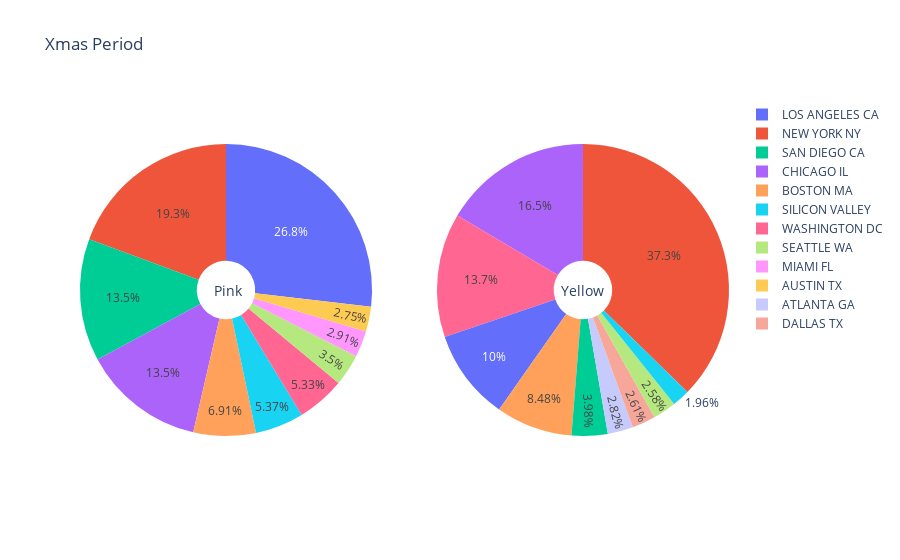

Notebook code cell kept with this figure:
### Code cell
# Create subplots: use 'domain' type for Pie subplot
fig = make_subplots(rows=1, cols=2, specs=[[{'type':'domain'}, {'type':'domain'}]])
fig.add_trace(go.Pie(labels=labelp, values=Xmas_pink[:10], name="Pink Cab"),
              1, 1)
fig.add_trace(go.Pie(labels=labely, values=Xmas_yellow[:10], name="Yellow Cab"),
              1, 2)

# Use `hole` to create a donut-like pie chart
fig.update_traces(hole=.2, hoverinfo="label+percent+name")

fig.update_layout(
    title_text=" Xmas Period",
    # Add annotations in the center of the donut pies.
    annotations=[dict(text='Pink', x=0.204, y=0.5, font_size=14, showarrow=False),
                 dict(text='Yellow', x=0.81, y=0.5, font_size=14, showarrow=False)])
fig.show()

### Figure 1 — Plotly figure (JSON) as saved in the notebook; plotly's stock layout.template omitted (floating-point values rounded to 4 significant figures)
{"data": [{"domain": {"x": [0, 0.45], "y": [0, 1]}, "hole": 0.2, "hoverinfo": "label+percent+name", "labels": ["LOS ANGELES CA", "NEW YORK NY", "SAN DIEGO CA", "CHICAGO IL", "BOSTON MA", "SILICON VALLEY", "WASHINGTON DC", "SEATTLE WA", "MIAMI FL", "AUSTIN TX"], "name": "Pink Cab", "type": "pie", "values": [1395, 1005, 704, 702, 359, 279, 277, 182, 151, 143]}, {"domain": {"x": [0.55, 1], "y": [0, 1]}, "hole": 0.2, "hoverinfo": "label+percent+name", "labels": ["NEW YORK NY", "CHICAGO IL", "WASHINGTON DC", "LOS ANGELES CA", "BOSTON MA", "SAN DIEGO CA", "ATLANTA GA", "DALLAS TX", "SEATTLE WA", "SILICON VALLEY"], "name": "Yellow Cab", "type": "pie", "values": [6358, 2811, 2340, 1711, 1445, 679, 480, 444, 440, 334]}], "layout": {"annotations": [{"font": {"size": 14}, "showarrow": false, "text": "Pink", "x": 0.204, "y": 0.5}, {"font": {"size": 14}, "showarrow": false, "text": "Yellow", "x": 0.81, "y": 0.5}], "title": {"text": " Xmas Period"}}}
